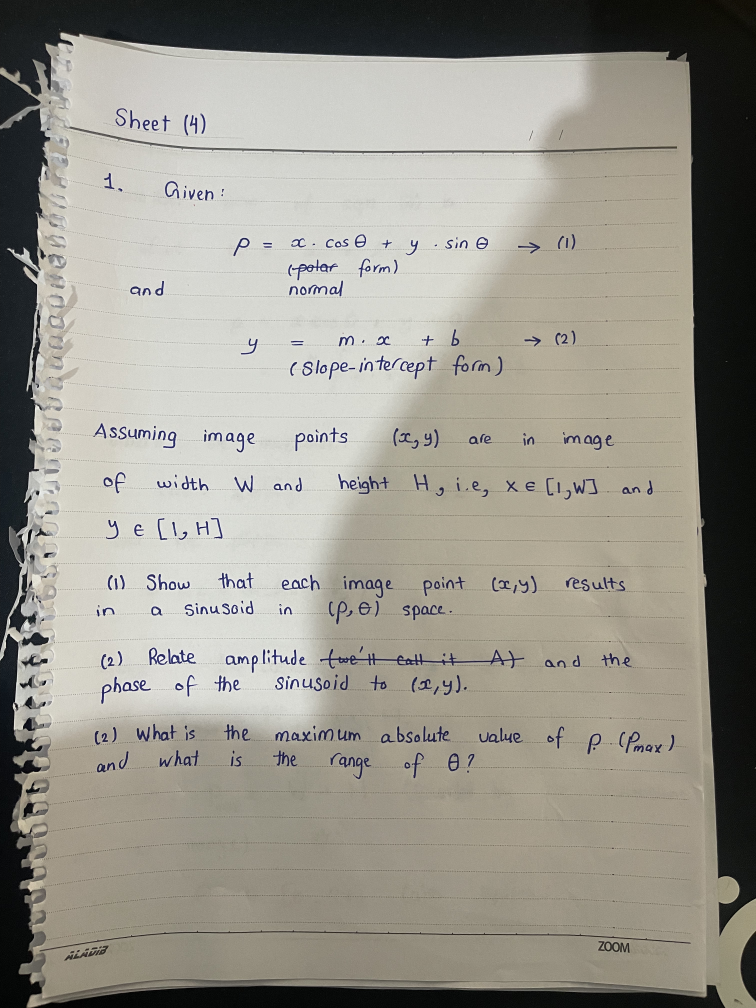
#> input picture assets/IMG_2155.jpg, 3024 x 4032 px (shown at 1/4 size)
$ python preprocess.py ../../../assets/IMG_2155.jpg out.png
#> lines starting #> are read from the running program, lines starting #| are printed output that depends on the picture; after the words box and inside, x2 and y2 are one past the last pixel; in counts of white or black regions, pixels touching at a corner belong together
#!/usr/bin/env python3
from __future__ import annotations

import argparse
from dataclasses import dataclass
from pathlib import Path

import cv2
import numpy as np

ENHANCEMENT_PROFILES = {
    "soft": {"clip": 1.6, "alpha": 1.05, "beta": 6, "sharp": 0.25, "sigma": 1.0},
    "balanced": {"clip": 2.2, "alpha": 1.12, "beta": 12, "sharp": 0.55, "sigma": 1.2},
    "strong": {"clip": 3.0, "alpha": 1.20, "beta": 18, "sharp": 0.80, "sigma": 1.4},
}

BRIGHTNESS_LEVELS = {
    "dark": -14,
    "normal": 0,
    "bright": 14,
    "very-bright": 26,
}


@dataclass(frozen=True)
class PreprocessConfig:
    inner_crop: float = 0.02
    min_page_area_ratio: float = 0.55
    deskew_min_angle: float = 0.5
    deskew_max_angle: float = 20.0
    enhance_profile: str = "balanced"
    brightness_level: str = "normal"
    paper_whiten: float = 0.35
    grayscale: bool = False
    png_compression: int = 3
    jpeg_quality: int = 60
    debug_dir: str | None = None
    debug_prefix: str = "debug"


def _validate_config(config: PreprocessConfig) -> None:
    if not 0.0 <= config.inner_crop < 0.2:
        raise ValueError("inner_crop must be in [0.0, 0.2)")
    if not 0.1 <= config.min_page_area_ratio <= 0.95:
        raise ValueError("min_page_area_ratio must be in [0.1, 0.95]")
    if config.deskew_min_angle < 0:
        raise ValueError("deskew_min_angle must be >= 0")
    if config.deskew_max_angle <= config.deskew_min_angle:
        raise ValueError("deskew_max_angle must be greater than deskew_min_angle")
    if config.enhance_profile not in ENHANCEMENT_PROFILES:
        raise ValueError(f"Unknown enhance_profile: {config.enhance_profile}")
    if config.brightness_level not in BRIGHTNESS_LEVELS:
        raise ValueError(f"Unknown brightness_level: {config.brightness_level}")
    if not 0 <= config.png_compression <= 9:
        raise ValueError("png_compression must be in [0, 9]")
    if not 1 <= config.jpeg_quality <= 100:
        raise ValueError("jpeg_quality must be in [1, 100]")
    if not 0.0 <= config.paper_whiten <= 1.0:
        raise ValueError("paper_whiten must be in [0.0, 1.0]")


def save_debug(debug_dir: str | None, prefix: str, name: str, image: np.ndarray) -> None:
    if not debug_dir:
        return
    Path(debug_dir).mkdir(parents=True, exist_ok=True)
    cv2.imwrite(str(Path(debug_dir) / f"{prefix}_{name}.png"), image)


def order_points(pts: np.ndarray) -> np.ndarray:
    rect = np.zeros((4, 2), dtype="float32")
    s = pts.sum(axis=1)
    rect[0] = pts[np.argmin(s)]
    rect[2] = pts[np.argmax(s)]
    diff = np.diff(pts, axis=1)
    rect[1] = pts[np.argmin(diff)]
    rect[3] = pts[np.argmax(diff)]
    return rect


# [18 lines left out: function four_point_transform, not called in this run]


def line_from_segment(seg: np.ndarray) -> tuple[float, float, float] | None:
    x1, y1, x2, y2 = [float(v) for v in seg]
    a = y1 - y2
    b = x2 - x1
    c = x1 * y2 - x2 * y1
    norm = np.hypot(a, b)
    if norm == 0:
        return None
    return (a / norm, b / norm, c / norm)


def intersect_lines(
    line1: tuple[float, float, float] | None, line2: tuple[float, float, float] | None
) -> list[float] | None:
    if line1 is None or line2 is None:
        return None
    a1, b1, c1 = line1
    a2, b2, c2 = line2
    det = a1 * b2 - a2 * b1
    if abs(det) < 1e-6:
        return None
    x = (b1 * c2 - b2 * c1) / det
    y = (c1 * a2 - c2 * a1) / det
    return [x, y]


def is_valid_quad(
    quad: np.ndarray, width: int, height: int, min_area_ratio: float, max_gap_ratio: float
) -> bool:
    ordered = order_points(quad.astype("float32"))
    area = cv2.contourArea(ordered)
    if area < width * height * min_area_ratio:
        return False

    min_x = float(np.min(ordered[:, 0]))
    max_x = float(np.max(ordered[:, 0]))
    min_y = float(np.min(ordered[:, 1]))
    max_y = float(np.max(ordered[:, 1]))

    if min_x < -0.1 * width or min_y < -0.1 * height or max_x > 1.1 * width or max_y > 1.1 * height:
        return False

    gaps = [min_x / width, min_y / height, (width - max_x) / width, (height - max_y) / height]
    return all(g <= max_gap_ratio for g in gaps)


def detect_quad_hough(
    edged: np.ndarray, min_area_ratio: float, debug_vis: np.ndarray | None = None
) -> np.ndarray | None:
    h, w = edged.shape[:2]
    lines = cv2.HoughLinesP(
        edged,
        rho=1,
        theta=np.pi / 180,
        threshold=120,
        minLineLength=int(0.25 * max(w, h)),
        maxLineGap=int(0.03 * max(w, h)),
    )
    if lines is None:
        return None

    candidates: dict[str, list[tuple[float, np.ndarray]]] = {"top": [], "bottom": [], "left": [], "right": []}
    for raw_line in lines[:, 0]:
        x1, y1, x2, y2 = [int(v) for v in raw_line]
        length = float(np.hypot(x2 - x1, y2 - y1))
        if length < 0.25 * max(w, h):
            continue

        angle = abs(np.degrees(np.arctan2(y2 - y1, x2 - x1)))
        if angle > 90:
            angle = 180 - angle

        if debug_vis is not None:
            cv2.line(debug_vis, (x1, y1), (x2, y2), (40, 40, 255), 1)

        if angle <= 15:
            y_mid = (y1 + y2) / 2.0
            if y_mid < h * 0.45:
                candidates["top"].append((length - 1.5 * y_mid, raw_line))
            if y_mid > h * 0.55:
                candidates["bottom"].append((length - 1.5 * (h - y_mid), raw_line))
        elif angle >= 75:
            x_mid = (x1 + x2) / 2.0
            if x_mid < w * 0.45:
                candidates["left"].append((length - 1.5 * x_mid, raw_line))
            if x_mid > w * 0.55:
                candidates["right"].append((length - 1.5 * (w - x_mid), raw_line))

    if any(not candidates[k] for k in candidates):
        return None

    top = max(candidates["top"], key=lambda x: x[0])[1]
    bottom = max(candidates["bottom"], key=lambda x: x[0])[1]
    left = max(candidates["left"], key=lambda x: x[0])[1]
    right = max(candidates["right"], key=lambda x: x[0])[1]

    if debug_vis is not None:
        for seg in (top, bottom, left, right):
            x1, y1, x2, y2 = [int(v) for v in seg]
            cv2.line(debug_vis, (x1, y1), (x2, y2), (0, 255, 0), 2)

    tl = intersect_lines(line_from_segment(top), line_from_segment(left))
    tr = intersect_lines(line_from_segment(top), line_from_segment(right))
    br = intersect_lines(line_from_segment(bottom), line_from_segment(right))
    bl = intersect_lines(line_from_segment(bottom), line_from_segment(left))
    if any(p is None for p in (tl, tr, br, bl)):
        return None

    quad = np.array([tl, tr, br, bl], dtype="float32")
    if not is_valid_quad(quad, w, h, min_area_ratio=min_area_ratio, max_gap_ratio=0.22):
        return None
    return order_points(quad)


def detect_quad_contour(edged: np.ndarray, min_area_ratio: float) -> np.ndarray | None:
    h, w = edged.shape[:2]
    contours, _ = cv2.findContours(edged, cv2.RETR_LIST, cv2.CHAIN_APPROX_SIMPLE)
    contours = sorted(contours, key=cv2.contourArea, reverse=True)[:50]

    best_quad = None
    best_score = -1.0
    for contour in contours:
        perimeter = cv2.arcLength(contour, True)
        approx = cv2.approxPolyDP(contour, 0.02 * perimeter, True)
        if len(approx) != 4 or not cv2.isContourConvex(approx):
            continue
        quad = approx.reshape(4, 2).astype("float32")
        if not is_valid_quad(quad, w, h, min_area_ratio=min_area_ratio, max_gap_ratio=0.35):
            continue

        ordered = order_points(quad)
        area_ratio = cv2.contourArea(ordered) / float(w * h)
        min_x = float(np.min(ordered[:, 0]))
        max_x = float(np.max(ordered[:, 0]))
        min_y = float(np.min(ordered[:, 1]))
        max_y = float(np.max(ordered[:, 1]))
        edge_gaps = np.array([min_x / w, min_y / h, (w - max_x) / w, (h - max_y) / h])
        edge_score = 1.0 - np.clip(edge_gaps.mean(), 0.0, 1.0)
        score = 0.75 * area_ratio + 0.25 * edge_score

        if score > best_score:
            best_score = score
            best_quad = ordered
    return best_quad


# [11 lines left out: function crop_inner_margin, not called in this run]


def detect_and_warp(
    image: np.ndarray,
    min_page_area_ratio: float,
    inner_crop: float,
    debug_dir: str | None = None,
    debug_prefix: str = "debug",
) -> np.ndarray:
    orig = image.copy()
    h, w = image.shape[:2]

    target_max_dim = 1400
    scale = min(1.0, target_max_dim / float(max(h, w)))
    small = cv2.resize(image, (int(w * scale), int(h * scale))) if scale < 1.0 else image.copy()

    gray = cv2.cvtColor(small, cv2.COLOR_BGR2GRAY)
    blurred = cv2.GaussianBlur(gray, (5, 5), 0)
    edges = cv2.Canny(blurred, 50, 150)
    kernel = cv2.getStructuringElement(cv2.MORPH_RECT, (3, 3))
    edges = cv2.morphologyEx(edges, cv2.MORPH_CLOSE, kernel, iterations=2)

    save_debug(debug_dir, debug_prefix, "01_gray", gray)
    save_debug(debug_dir, debug_prefix, "02_edges", edges)

    debug_hough = cv2.cvtColor(edges, cv2.COLOR_GRAY2BGR) if debug_dir else None
    hough_quad = detect_quad_hough(edges, min_area_ratio=min_page_area_ratio, debug_vis=debug_hough)
    if debug_hough is not None:
        save_debug(debug_dir, debug_prefix, "03_hough_lines", debug_hough)

    if hough_quad is not None:
        quad = hough_quad
    else:
        contour_quad = detect_quad_contour(edges, min_area_ratio=min_page_area_ratio)
        if contour_quad is None:
            return orig
        quad = contour_quad

    preview = small.copy()
    cv2.polylines(preview, [quad.astype("int32")], True, (0, 255, 0), 2)
    save_debug(debug_dir, debug_prefix, "04_selected_quad", preview)

    if scale < 1.0:
        quad = quad / scale
    warped = four_point_transform(orig, quad)
    save_debug(debug_dir, debug_prefix, "05_warped", warped)
    cropped = crop_inner_margin(warped, inner_crop)
    save_debug(debug_dir, debug_prefix, "06_cropped", cropped)
    return cropped


def deskew(
    image: np.ndarray,
    min_angle: float,
    max_angle: float,
    debug_dir: str | None = None,
    debug_prefix: str = "debug",
) -> np.ndarray:
    gray = cv2.cvtColor(image, cv2.COLOR_BGR2GRAY)
    inv = cv2.bitwise_not(gray)
    thresh = cv2.threshold(inv, 0, 255, cv2.THRESH_BINARY | cv2.THRESH_OTSU)[1]
    coords = np.column_stack(np.where(thresh > 0))
    if len(coords) < 100:
        return image

    angle = cv2.minAreaRect(coords)[-1]
    angle = -(90 + angle) if angle < -45 else -angle

    abs_angle = abs(angle)
    if abs_angle < min_angle or abs_angle > max_angle:
        return image

    h, w = image.shape[:2]
    matrix = cv2.getRotationMatrix2D((w // 2, h // 2), angle, 1.0)
    rotated = cv2.warpAffine(
        image,
        matrix,
        (w, h),
        flags=cv2.INTER_CUBIC,
        borderMode=cv2.BORDER_REPLICATE,
    )
    save_debug(debug_dir, debug_prefix, "07_deskewed", rotated)
    return rotated


def enhance_image(
    image: np.ndarray,
    profile_name: str,
    brightness_level: str,
    paper_whiten: float,
    debug_dir: str | None = None,
    debug_prefix: str = "debug",
) -> np.ndarray:
    profile = ENHANCEMENT_PROFILES[profile_name]
    brightness_shift = BRIGHTNESS_LEVELS[brightness_level]
    lab = cv2.cvtColor(image, cv2.COLOR_BGR2LAB)
    l_channel, a_channel, b_channel = cv2.split(lab)

    clahe = cv2.createCLAHE(clipLimit=profile["clip"], tileGridSize=(8, 8))
    l_channel = clahe.apply(l_channel)
    l_channel = cv2.convertScaleAbs(l_channel, alpha=profile["alpha"], beta=profile["beta"])
    l_channel = cv2.convertScaleAbs(l_channel, alpha=1.0, beta=brightness_shift)

    if paper_whiten > 0:
        background = cv2.GaussianBlur(l_channel, (0, 0), sigmaX=31, sigmaY=31)
        background = np.maximum(background, 1)
        normalized = cv2.divide(l_channel, background, scale=255)
        l_channel = cv2.addWeighted(l_channel, 1.0 - paper_whiten, normalized, paper_whiten, 0)
        l_channel = cv2.convertScaleAbs(l_channel, alpha=1.0 + (0.06 * paper_whiten), beta=18 * paper_whiten)

    if profile["sharp"] > 0:
        blurred = cv2.GaussianBlur(l_channel, (0, 0), profile["sigma"])
        l_channel = cv2.addWeighted(l_channel, 1.0 + profile["sharp"], blurred, -profile["sharp"], 0)

    enhanced = cv2.cvtColor(cv2.merge((l_channel, a_channel, b_channel)), cv2.COLOR_LAB2BGR)
    save_debug(debug_dir, debug_prefix, "08_enhanced", enhanced)
    return enhanced


def write_output(path: str, image: np.ndarray, png_compression: int, jpeg_quality: int) -> bool:
    suffix = Path(path).suffix.lower()
    if suffix in {".jpg", ".jpeg"}:
        params = [cv2.IMWRITE_JPEG_QUALITY, jpeg_quality, cv2.IMWRITE_JPEG_OPTIMIZE, 1]
    else:
        params = [cv2.IMWRITE_PNG_COMPRESSION, png_compression]
    return cv2.imwrite(path, image, params)


def process_image(input_path: str, output_path: str, config: PreprocessConfig) -> None:
    _validate_config(config)
    image = cv2.imread(input_path)
    if image is None:
        raise RuntimeError(f"Cannot read: {input_path}")

    image = detect_and_warp(
        image,
        min_page_area_ratio=config.min_page_area_ratio,
        inner_crop=config.inner_crop,
        debug_dir=config.debug_dir,
        debug_prefix=config.debug_prefix,
    )
    image = deskew(
        image,
        min_angle=config.deskew_min_angle,
        max_angle=config.deskew_max_angle,
        debug_dir=config.debug_dir,
        debug_prefix=config.debug_prefix,
    )
    image = enhance_image(
        image,
        config.enhance_profile,
        config.brightness_level,
        config.paper_whiten,
        debug_dir=config.debug_dir,
        debug_prefix=config.debug_prefix,
    )

    if config.grayscale:
        image = cv2.cvtColor(image, cv2.COLOR_BGR2GRAY)
        save_debug(config.debug_dir, config.debug_prefix, "09_grayscale", image)

    ok = write_output(output_path, image, config.png_compression, config.jpeg_quality)
    if not ok:
        raise RuntimeError(f"Failed to write output: {output_path}")


def build_parser() -> argparse.ArgumentParser:
    parser = argparse.ArgumentParser(
        description="Detect page, perspective-correct, deskew, and enhance scanned images."
    )
    parser.add_argument("input", help="Input image path")
    parser.add_argument("output", help="Output image path")
    parser.add_argument("--inner-crop", type=float, default=0.02, help="Inner crop ratio after warp (default: 0.02)")
    parser.add_argument(
        "--min-page-area-ratio",
        type=float,
        default=0.55,
        help="Minimum detected page area as fraction of image area (default: 0.55)",
    )
    parser.add_argument("--deskew-min-angle", type=float, default=0.5, help="Minimum deskew angle to apply (default: 0.5)")
    parser.add_argument("--deskew-max-angle", type=float, default=20.0, help="Maximum deskew angle to apply (default: 20)")
    parser.add_argument(
        "--enhance-profile",
        choices=sorted(ENHANCEMENT_PROFILES.keys()),
        default="balanced",
        help="Enhancement profile (default: balanced)",
    )
    parser.add_argument(
        "--brightness-level",
        choices=sorted(BRIGHTNESS_LEVELS.keys()),
        default="normal",
        help="Brightness level for final output (default: normal)",
    )
    parser.add_argument(
        "--paper-whiten",
        type=float,
        default=0.35,
        help="Background whitening strength 0.0-1.0 (default: 0.35)",
    )
    parser.add_argument("--grayscale", action="store_true", help="Convert final output to grayscale")
    parser.add_argument(
        "--png-compression",
        type=int,
        default=3,
        help="PNG compression level 0-9 (lower is faster, default: 3)",
    )
    parser.add_argument(
        "--jpeg-quality",
        type=int,
        default=60,
        help="JPEG quality 1-100 for .jpg output (default: 60)",
    )
    parser.add_argument("--debug-dir", help="Directory to save intermediate debug images")
    parser.add_argument("--debug-prefix", default="debug", help="Prefix for debug output filenames")
    return parser


def main(argv: list[str] | None = None) -> int:
    parser = build_parser()
    args = parser.parse_args(argv)
    config = PreprocessConfig(
        inner_crop=args.inner_crop,
        min_page_area_ratio=args.min_page_area_ratio,
        deskew_min_angle=args.deskew_min_angle,
        deskew_max_angle=args.deskew_max_angle,
        enhance_profile=args.enhance_profile,
        brightness_level=args.brightness_level,
        paper_whiten=args.paper_whiten,
        grayscale=args.grayscale,
        png_compression=args.png_compression,
        jpeg_quality=args.jpeg_quality,
        debug_dir=args.debug_dir,
        debug_prefix=args.debug_prefix,
    )
    try:
        process_image(args.input, args.output, config)
#> in process_image, image is the input picture: shape (4032, 3024, 3); mean B, G, R 140.1, 149.6, 152.4
#> in detect_and_warp, `edges = cv2.morphologyEx(edges, cv2.MORPH_CLOSE, kernel, iterations=2)`:
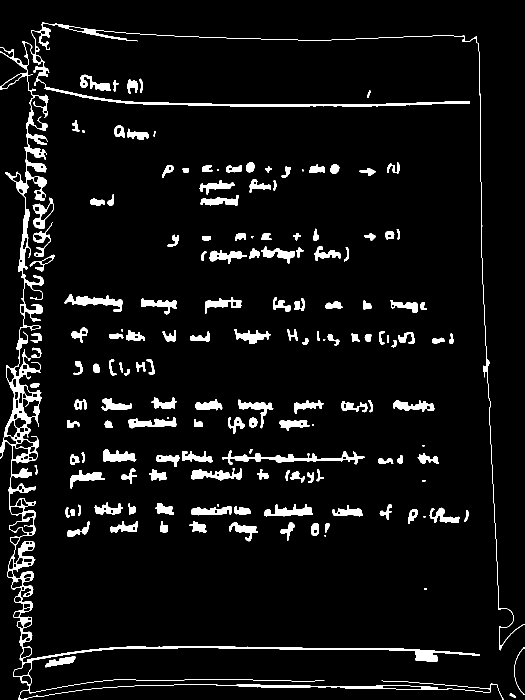
#> edges: shape (1400, 1050) (shown at 1/2 size); 5.9% white; 158 white regions (11 under 20 px)
#> in detect_quad_hough, `lines = cv2.HoughLinesP( edged, rho=1, theta=np.pi / 180, threshold=12..`: lines = 74 rows, first 6: [313, 913, 874, 923], [313, 915, 877, 924], [63, 681, 85, 45], [36, 1254, 53, 246], [37, 1254, 55, 245], [38, 1353, 83, 48]
#> the loop in detect_quad_hough, `for raw_line in lines[:, 0]:` made 74 passes
#> (x1, y1, x2, y2, length, angle, x_mid) on passes 3 to 6: (63, 681, 85, 45, 636.4, 88.02, 74), (36, 1254, 53, 246, 1008.1, 89.03, 44.5), (37, 1254, 55, 245, 1009.2, 88.98, 46), (38, 1353, 83, 48, 1305.8, 88.03, 60.5)
#> in is_valid_quad, `area = cv2.contourArea(ordered)`: area = 952085.8
#> in detect_quad_contour, `contours, _ = cv2.findContours(edged, cv2.RETR_LIST, cv2.CHAIN_APPROX_..`: contours = 269 contours, 15 with area under 20; largest, box (x1, y1, x2, y2) and area: (0, 45, 1050, 1400) 34050, (444, 901, 729, 929) 1832, (129, 588, 245, 623) 1353, (65, 395, 108, 458) 1196, (382, 936, 484, 961) 1138
#> in detect_quad_contour, `contours = sorted(contours, key=cv2.contourArea, reverse=True)[:50]`: contours = 50 contours; largest, box (x1, y1, x2, y2) and area: (0, 45, 1050, 1400) 34050, (444, 901, 729, 929) 1832, (129, 588, 245, 623) 1353, (65, 395, 108, 458) 1196, (382, 936, 484, 961) 1138
#> the loop in detect_quad_contour, `for contour in contours:` made 50 passes
#> perimeter on passes 1, 3, 4, 5: 19940.2, 365.5, 226.4, 344.1
#> after the loop in detect_quad_contour, `for contour in contours:`: best_score = -1
#> in deskew, `thresh = cv2.threshold(inv, 0, 255, cv2.THRESH_BINARY | cv2.THRESH_OTS..`:
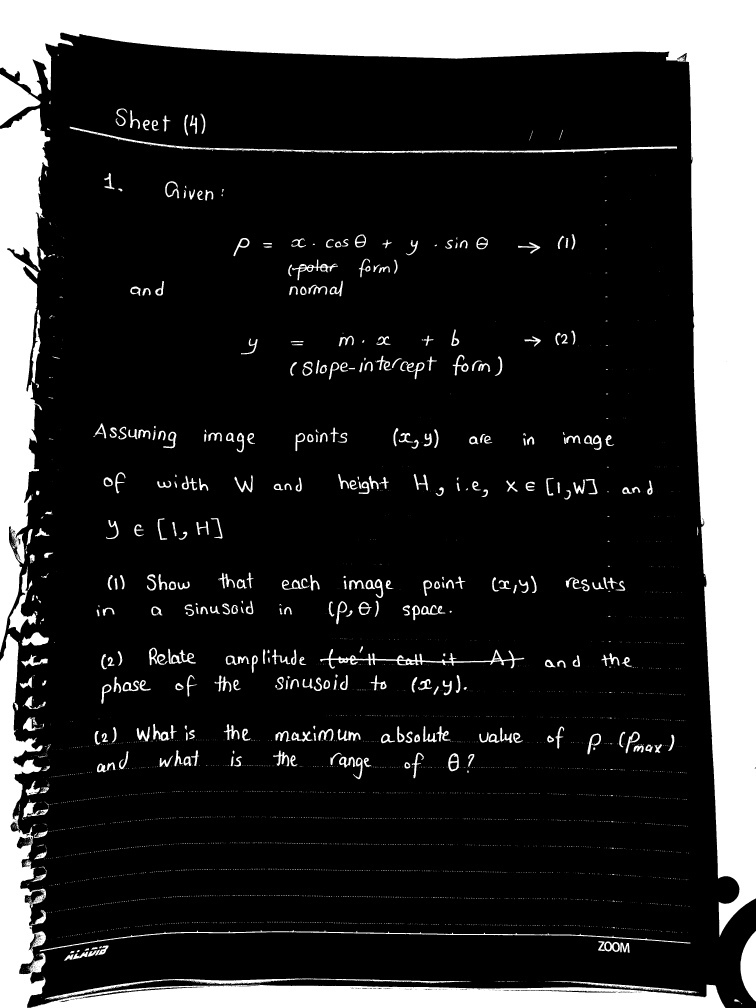
#> thresh: shape (4032, 3024) (shown at 1/4 size); 19.1% white; 3927 white regions (3472 under 20 px), largest, box (x1, y1, x2, y2) and area: (0, 0, 3024, 3747) 1393867, (0, 2536, 2902, 4032) 351135, (0, 433, 201, 2609) 254682
#> in deskew, `coords = np.column_stack(np.where(thresh > 0))`: coords = 2330226 pairs, first value 0 to 4031, second value 0 to 3023
#> in deskew, `angle = cv2.minAreaRect(coords)[-1]`: angle = -90
#> in deskew, `angle = -(90 + angle) if angle < -45 else -angle`: angle = 0
#> in enhance_image, `normalized = cv2.divide(l_channel, background, scale=255)`:
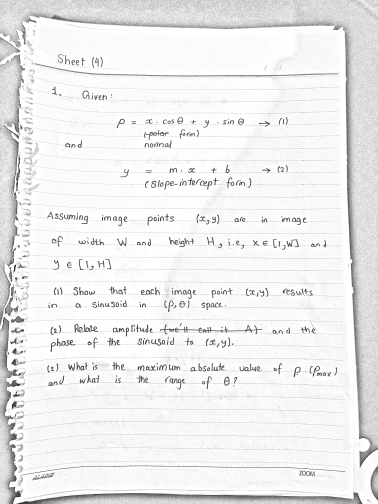
#> normalized: shape (4032, 3024) (shown at 1/8 size); min 14, max 255, mean 236.8
#> in enhance_image, `l_channel = cv2.addWeighted(l_channel, 1.0 - paper_whiten, normalized,..`:
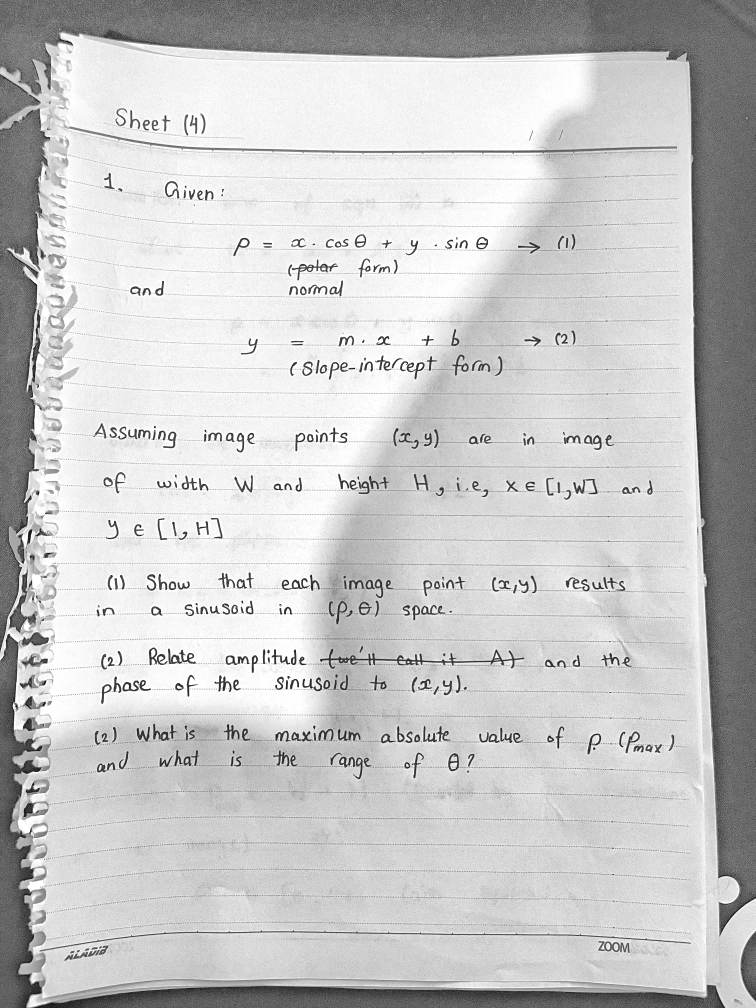
#> l_channel: shape (4032, 3024) (shown at 1/4 size); min 13, max 255, mean 199.4
#> in write_output, `params = [cv2.IMWRITE_PNG_COMPRESSION, png_compression]`: params = [16, 3]
#> in process_image, `ok = write_output(output_path, image, config.png_compression, config.j..`: ok = True
    except Exception as exc:
        raise SystemExit(str(exc)) from exc
    return 0


if __name__ == "__main__":
    raise SystemExit(main())
#> (the program exits here)
